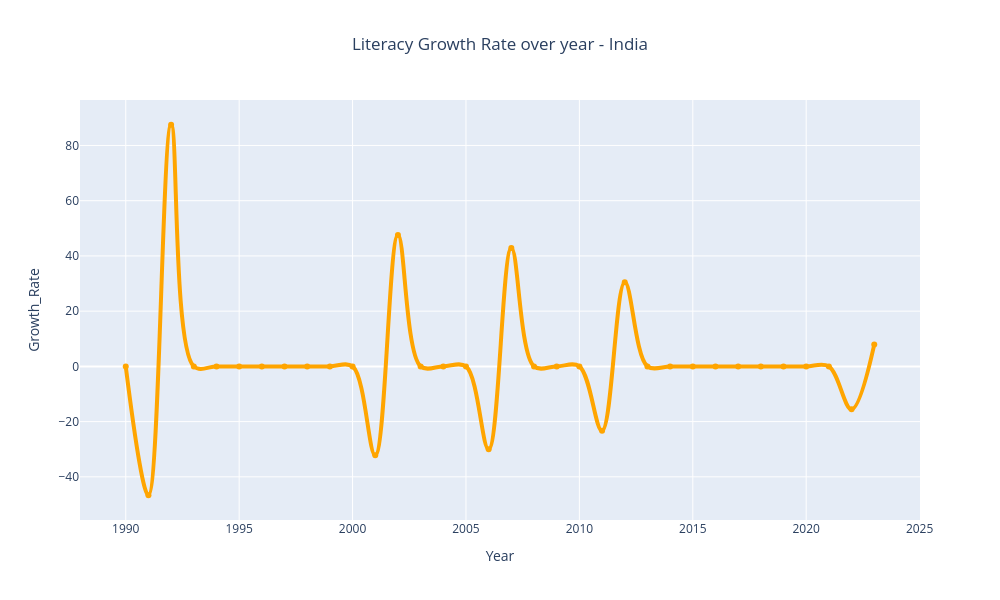

The cell this chart's notebook holds for it:
### Markdown cell above
**9. Literacy Growth Rate over year - India.**

### Code cell
ind = df_gdp_schooling[df_gdp_schooling["Country"] == "India"].copy()
growth = ind.groupby("Year")["Growth_Rate"].mean().reset_index()

fig = px.line(growth, x="Year", y="Growth_Rate", title="Literacy Growth Rate over year - India", markers=True, line_shape='spline')

fig.update_layout(width=1000, height=600, title_x=0.5)
fig.update_traces(line=dict(color='orange', width=4))

fig.show()

### Figure 1 — Plotly figure (JSON) as saved in the notebook; plotly's stock layout.template omitted (floating-point values rounded to 4 significant figures)
{"data": [{"hovertemplate": "Year=%{x}<br>Growth_Rate=%{y}<extra></extra>", "legendgroup": "", "line": {"color": "orange", "dash": "solid", "shape": "spline", "width": 4}, "marker": {"symbol": "circle"}, "mode": "lines+markers", "name": "", "orientation": "v", "showlegend": false, "type": "scatter", "x": [1990, 1991, 1992, 1993, 1994, 1995, 1996, 1997, 1998, 1999, 2000, 2001, 2002, 2003, 2004, 2005, 2006, 2007, 2008, 2009, 2010, 2011, 2012, 2013, 2014, 2015, 2016, 2017, 2018, 2019, 2020, 2021, 2022, 2023], "xaxis": "x", "y": [0.0, -46.67, 87.5, 0.0, 0.0, 0.0, 0.0, 0.0, 0.0, 0.0, 0.0, -32.22, 47.54, 0.0, 0.0, 0.0, -30.0, 42.86, 0.0, 0.0, 0.0, -23.33, 30.43, 0.0, 0.0, 0.0, 0.0, 0.0, 0.0, 0.0, 0.0, 0.0, -15.56, 7.895], "yaxis": "y"}], "layout": {"height": 600, "legend": {"tracegroupgap": 0}, "title": {"text": "Literacy Growth Rate over year - India", "x": 0.5}, "width": 1000, "xaxis": {"anchor": "y", "domain": [0, 1], "title": {"text": "Year"}}, "yaxis": {"anchor": "x", "domain": [0, 1], "title": {"text": "Growth_Rate"}}}}
